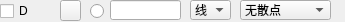
           <widget class="QWidget" name="widget_8" native="true">
            <property name="geometry">
             <rect>
              <x>10</x>
              <y>90</y>
              <width>345</width>
              <height>22</height>
             </rect>
            </property>
            <property name="sizePolicy">
             <sizepolicy hsizetype="Preferred" vsizetype="Fixed">
              <horstretch>0</horstretch>
              <verstretch>0</verstretch>
             </sizepolicy>
            </property>
            <property name="minimumSize">
             <size>
              <width>335</width>
              <height>22</height>
             </size>
            </property>
            <property name="maximumSize">
             <size>
              <width>16777215</width>
              <height>22</height>
             </size>
            </property>
            <widget class="QLineEdit" name="txtValueCurve1_5">
             <property name="geometry">
              <rect>
               <x>110</x>
               <y>0</y>
               <width>71</width>
               <height>20</height>
              </rect>
             </property>
             <property name="text">
              <string/>
             </property>
            </widget>
            <widget class="QRadioButton" name="rdoBoldCurve1_5">
             <property name="geometry">
              <rect>
               <x>90</x>
               <y>3</y>
               <width>16</width>
               <height>16</height>
              </rect>
             </property>
             <property name="text">
              <string/>
             </property>
             <property name="checked">
              <bool>false</bool>
             </property>
            </widget>
            <widget class="QCheckBox" name="chkVisibleCurve1_5">
             <property name="geometry">
              <rect>
               <x>0</x>
               <y>3</y>
               <width>53</width>
               <height>16</height>
              </rect>
             </property>
             <property name="text">
              <string>D</string>
             </property>
             <property name="checked">
              <bool>false</bool>
             </property>
            </widget>
            <widget class="QPushButton" name="btnColourCurve1_5">
             <property name="geometry">
              <rect>
               <x>60</x>
               <y>0</y>
               <width>21</width>
               <height>21</height>
              </rect>
             </property>
             <property name="text">
              <string/>
             </property>
            </widget>
            <widget class="QComboBox" name="cmbScatterStyle1_5">
             <property name="geometry">
              <rect>
               <x>240</x>
               <y>0</y>
               <width>91</width>
               <height>20</height>
              </rect>
             </property>
             <property name="focusPolicy">
              <enum>Qt::WheelFocus</enum>
             </property>
             <property name="currentText">
              <string>无散点</string>
             </property>
             <property name="maxVisibleItems">
              <number>20</number>
             </property>
             <item>
              <property name="text">
               <string>无散点</string>
              </property>
              <property name="icon">
               <iconset>
                <normaloff>:/pic/ssNone.png</normaloff>:/pic/ssNone.png</iconset>
              </property>
             </item>
             <item>
              <property name="text">
               <string>x形</string>
              </property>
              <property name="icon">
               <iconset>
                <normaloff>:/pic/ssCross.png</normaloff>:/pic/ssCross.png</iconset>
              </property>
             </item>
             <item>
              <property name="text">
               <string>+形</string>
              </property>
              <property name="icon">
               <iconset>
                <normaloff>:/pic/ssPlus.png</normaloff>:/pic/ssPlus.png</iconset>
              </property>
             </item>
             <item>
              <property name="text">
               <string>空心圆</string>
              </property>
              <property name="icon">
               <iconset>
                <normaloff>:/pic/ssCircle.png</normaloff>:/pic/ssCircle.png</iconset>
              </property>
             </item>
             <item>
              <property name="text">
               <string>实心圆</string>
              </property>
              <property name="icon">
               <iconset>
                <normaloff>:/pic/ssDisc.png</normaloff>:/pic/ssDisc.png</iconset>
              </property>
             </item>
             <item>
              <property name="text">
               <string>矩形</string>
              </property>
              <property name="icon">
               <iconset>
                <normaloff>:/pic/ssSquare.png</normaloff>:/pic/ssSquare.png</iconset>
              </property>
             </item>
             <item>
              <property name="text">
               <string>菱形</string>
              </property>
              <property name="icon">
               <iconset>
                <normaloff>:/pic/ssDiamond.png</normaloff>:/pic/ssDiamond.png</iconset>
              </property>
             </item>
             <item>
              <property name="text">
               <string>星形</string>
              </property>
              <property name="icon">
               <iconset>
                <normaloff>:/pic/ssStar.png</normaloff>:/pic/ssStar.png</iconset>
              </property>
             </item>
             <item>
              <property name="text">
               <string>正三角</string>
              </property>
              <property name="icon">
               <iconset>
                <normaloff>:/pic/ssTriangle.png</normaloff>:/pic/ssTriangle.png</iconset>
              </property>
             </item>
             <item>
              <property name="text">
               <string>倒三角</string>
              </property>
              <property name="icon">
               <iconset>
                <normaloff>:/pic/ssTriangleInverted.png</normaloff>:/pic/ssTriangleInverted.png</iconset>
              </property>
             </item>
             <item>
              <property name="text">
               <string>x框</string>
              </property>
              <property name="icon">
               <iconset>
                <normaloff>:/pic/ssCrossSquare.png</normaloff>:/pic/ssCrossSquare.png</iconset>
              </property>
             </item>
             <item>
              <property name="text">
               <string>+框</string>
              </property>
              <property name="icon">
               <iconset>
                <normaloff>:/pic/ssPlusSquare.png</normaloff>:/pic/ssPlusSquare.png</iconset>
              </property>
             </item>
             <item>
              <property name="text">
               <string>x圆</string>
              </property>
              <property name="icon">
               <iconset>
                <normaloff>:/pic/ssCrossCircle.png</normaloff>:/pic/ssCrossCircle.png</iconset>
              </property>
             </item>
             <item>
              <property name="text">
               <string>+圆</string>
              </property>
              <property name="icon">
               <iconset>
                <normaloff>:/pic/ssPlusCircle.png</normaloff>:/pic/ssPlusCircle.png</iconset>
              </property>
             </item>
             <item>
              <property name="text">
               <string>和平</string>
              </property>
              <property name="icon">
               <iconset>
                <normaloff>:/pic/ssPeace.png</normaloff>:/pic/ssPeace.png</iconset>
              </property>
             </item>
            </widget>
            <widget class="QComboBox" name="cmbLineStyle1_5">
             <property name="geometry">
              <rect>
               <x>190</x>
               <y>0</y>
               <width>41</width>
               <height>20</height>
              </rect>
             </property>
             <property name="currentIndex">
              <number>1</number>
             </property>
             <item>
              <property name="text">
               <string>点</string>
              </property>
             </item>
             <item>
              <property name="text">
               <string>线</string>
              </property>
             </item>
             <item>
              <property name="text">
               <string>左</string>
              </property>
             </item>
             <item>
              <property name="text">
               <string>右</string>
              </property>
             </item>
             <item>
              <property name="text">
               <string>中</string>
              </property>
             </item>
             <item>
              <property name="text">
               <string>积</string>
              </property>
             </item>
            </widget>
           </widget>
